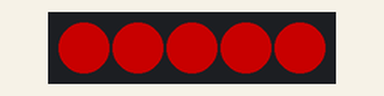
Recording of a sketch running on a simulated Arduino Uno, built with avr-gcc and run on an emulated ATmega328P. Shown: 5 RGB LEDs in strip order, left to right. Dim RGB values are drawn brighter than linear; the strip is taken to match the declared colour order.

Above: at 0.1 s.
At 1.2 s:
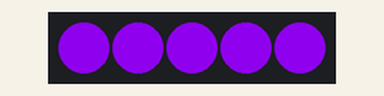
At 1.7 s:
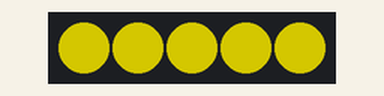
At 3.3 s:
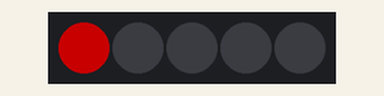
At 5.5 s:
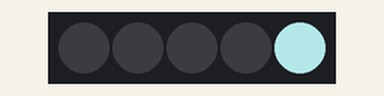
At 26.8 s:
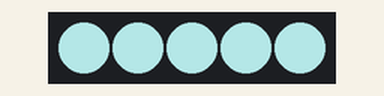
Timing chart, 0 to 29.7 s (numbered marks = the images above):
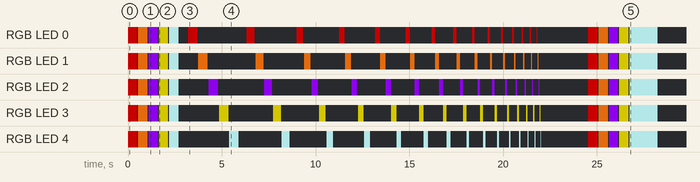

The sketch:

testRGBLed.ino
```cpp
// Addressable RGB LED Demo Sketch
// Dain Unicorn August 25, 2014
// If this code is of use to you, please make use of it, and let me know what your doing with it.
// This code is original to me, with references from the Arduino Example for generating Tones.
// A Special Thank you to the folks at Adafruit for their fine NeoPixel library that makes this sketch possible.
// And show some love to the folks at SparkFun where I got these 8mm Addressable RGB LEDs.

#include <Adafruit_NeoPixel.h>
Adafruit_NeoPixel strip = Adafruit_NeoPixel(5, 6, NEO_RGB + NEO_KHZ800);

// The three parameters passed here are: Number of LEDs, Arduino Pin, Config information.
// For more help on the Config details, see the Example sketch provided with the Adafruit NeoPixel library.

int wait = 500;
float reduct = .85;
int ending = 0;

void setup() {
  // When power is first applied to the LEDs they will show a color based on the voltage being sent to them.  For the 5VDC
  // power from an Arduino Uno, it is a moderate blue color.  This is a normal function of the WS2812 chip when it doesn't have
  // data to use.

  strip.begin();
  strip.show();

  // We initalize the NeoPixel Library here, by starting it and then sending the first strip.show() command.
  // Next we will tell all of the LEDs to switch off before continuing.

  pcr(); // PixelColorsReset function, it turns all of the LEDs completely off.
         // This custom function can be found at the bottom of this Sketch.

  // We play the melody once during setup with all 5 LEDs lighting up in the color for the tone being played.

  strip.setPixelColor(0, 100, 0, 0);
  strip.setPixelColor(1, 100, 0, 0);
  strip.setPixelColor(2, 100, 0, 0);
  strip.setPixelColor(3, 100, 0, 0);
  strip.setPixelColor(4, 100, 0, 0);
  strip.show();
  delay(wait);
  pcr();
  delay(wait/10);

  strip.setPixelColor(0, 170, 80, 10);
  strip.setPixelColor(1, 170, 80, 10);
  strip.setPixelColor(2, 170, 80, 10);
  strip.setPixelColor(3, 170, 80, 10);
  strip.setPixelColor(4, 170, 80, 10);
  strip.show();
  delay(wait);
  pcr();
  delay(wait/10);

  strip.setPixelColor(0, 120, 0, 200);
  strip.setPixelColor(1, 120, 0, 200);
  strip.setPixelColor(2, 120, 0, 200);
  strip.setPixelColor(3, 120, 0, 200);
  strip.setPixelColor(4, 120, 0, 200);
  strip.show();
  delay(wait);
  pcr();
  delay(wait/10);

  strip.setPixelColor(0, 128, 120, 0);
  strip.setPixelColor(1, 128, 120, 0);
  strip.setPixelColor(2, 128, 120, 0);
  strip.setPixelColor(3, 128, 120, 0);
  strip.setPixelColor(4, 128, 120, 0);
  strip.show();
  delay(wait);
  pcr();
  delay(wait/10);

  strip.setPixelColor(0, 140, 180, 180);
  strip.setPixelColor(1, 140, 180, 180);
  strip.setPixelColor(2, 140, 180, 180);
  strip.setPixelColor(3, 140, 180, 180);
  strip.setPixelColor(4, 140, 180, 180);
  strip.show();
  delay(wait);
  pcr();
  // We don't need a delay at the end here, as the next iteration of the loop delays at the start.

}

void loop() {

  // The melody has played in the setup loop, so we will play it again and again getting faster every time until its too fast.

  if (wait > 40) {

    delay(wait);

    notes();  // this custom function plays the tones with only one LED lighting up per tone.
              // The function itself is at the bottom of this Sketch.

    wait *= reduct;  // after the function returns, we decrease the wait time for the next loop

  } else {

    if (ending == 0) {
      // Once the wait varible is less than 40 we will play the melody one last time, with all the LEDs lit and at a set duration.
      // Then increment the ending varible so that the Sketch goes dark and silent until reset.
      delay(2500);
      strip.setPixelColor(0, 100, 0, 0);
      strip.setPixelColor(1, 100, 0, 0);
      strip.setPixelColor(2, 100, 0, 0);
      strip.setPixelColor(3, 100, 0, 0);
      strip.setPixelColor(4, 100, 0, 0);
      strip.show();
      delay(500);
      pcr();
      delay(50);

      strip.setPixelColor(0, 170, 80, 10);
      strip.setPixelColor(1, 170, 80, 10);
      strip.setPixelColor(2, 170, 80, 10);
      strip.setPixelColor(3, 170, 80, 10);
      strip.setPixelColor(4, 170, 80, 10);
      strip.show();
      delay(500);
      pcr();
      delay(50);

      strip.setPixelColor(0, 120, 0, 200);
      strip.setPixelColor(1, 120, 0, 200);
      strip.setPixelColor(2, 120, 0, 200);
      strip.setPixelColor(3, 120, 0, 200);
      strip.setPixelColor(4, 120, 0, 200);
      strip.show();
      delay(500);
      pcr();
      delay(50);

      strip.setPixelColor(0, 128, 120, 0);
      strip.setPixelColor(1, 128, 120, 0);
      strip.setPixelColor(2, 128, 120, 0);
      strip.setPixelColor(3, 128, 120, 0);
      strip.setPixelColor(4, 128, 120, 0);
      strip.show();
      delay(500);
      pcr();
      delay(50);

      strip.setPixelColor(0, 140, 180, 180);
      strip.setPixelColor(1, 140, 180, 180);
      strip.setPixelColor(2, 140, 180, 180);
      strip.setPixelColor(3, 140, 180, 180);
      strip.setPixelColor(4, 140, 180, 180);
      strip.show();
      delay(1500);
      pcr();
      ending++;

    }
  }
}

void pcr() {
  // This function turns all the LEDs off, reseting them.
  // I wrote this function to overcome the only real shortcomming I saw in the Adafruit Library, a reset command.
  strip.setPixelColor(0, 0, 0, 0);
  strip.setPixelColor(1, 0, 0, 0);
  strip.setPixelColor(2, 0, 0, 0);
  strip.setPixelColor(3, 0, 0, 0);
  strip.setPixelColor(4, 0, 0, 0);
  strip.show();
  return;
}

void notes() {

  // This function plays the melody, lighting up only the LED that corresponds to the tone played.
  pcr();
  strip.setPixelColor(0, 100, 0, 0);
  strip.setPixelColor(1, 0, 0, 0);
  strip.setPixelColor(2, 0, 0, 0);
  strip.setPixelColor(3, 0, 0, 0);
  strip.setPixelColor(4, 0, 0, 0);
  strip.show();
  delay(wait);
  pcr();
  delay(wait/10);

  strip.setPixelColor(0, 0, 0, 0);
  strip.setPixelColor(1, 170, 80, 10);
  strip.setPixelColor(2, 0, 0, 0);
  strip.setPixelColor(3, 0, 0, 0);
  strip.setPixelColor(4, 0, 0, 0);
  strip.show();
  delay(wait);
  pcr();
  delay(wait/10);

  strip.setPixelColor(0, 0, 0, 0);
  strip.setPixelColor(1, 0, 0, 0);
  strip.setPixelColor(2, 120, 0, 200);
  strip.setPixelColor(3, 0, 0, 0);
  strip.setPixelColor(4, 0, 0, 0);
  strip.show();
  delay(wait);
  pcr();
  delay(wait/10);

  strip.setPixelColor(0, 0, 0, 0);
  strip.setPixelColor(1, 0, 0, 0);
  strip.setPixelColor(2, 0, 0, 0);
  strip.setPixelColor(3, 128, 120, 0);
  strip.setPixelColor(4, 0, 0, 0);
  strip.show();
  delay(wait);
  pcr();
  delay(wait/10);

  strip.setPixelColor(0, 0, 0, 0);
  strip.setPixelColor(1, 0, 0, 0);
  strip.setPixelColor(2, 0, 0, 0);
  strip.setPixelColor(3, 0, 0, 0);
  strip.setPixelColor(4, 140, 180, 180);
  strip.show();
  delay(wait);
  pcr();
  return;

}
```

Measured:
- what the display in image 1 shows lasts 0.5 s, from 1.1 s to 1.6 s
